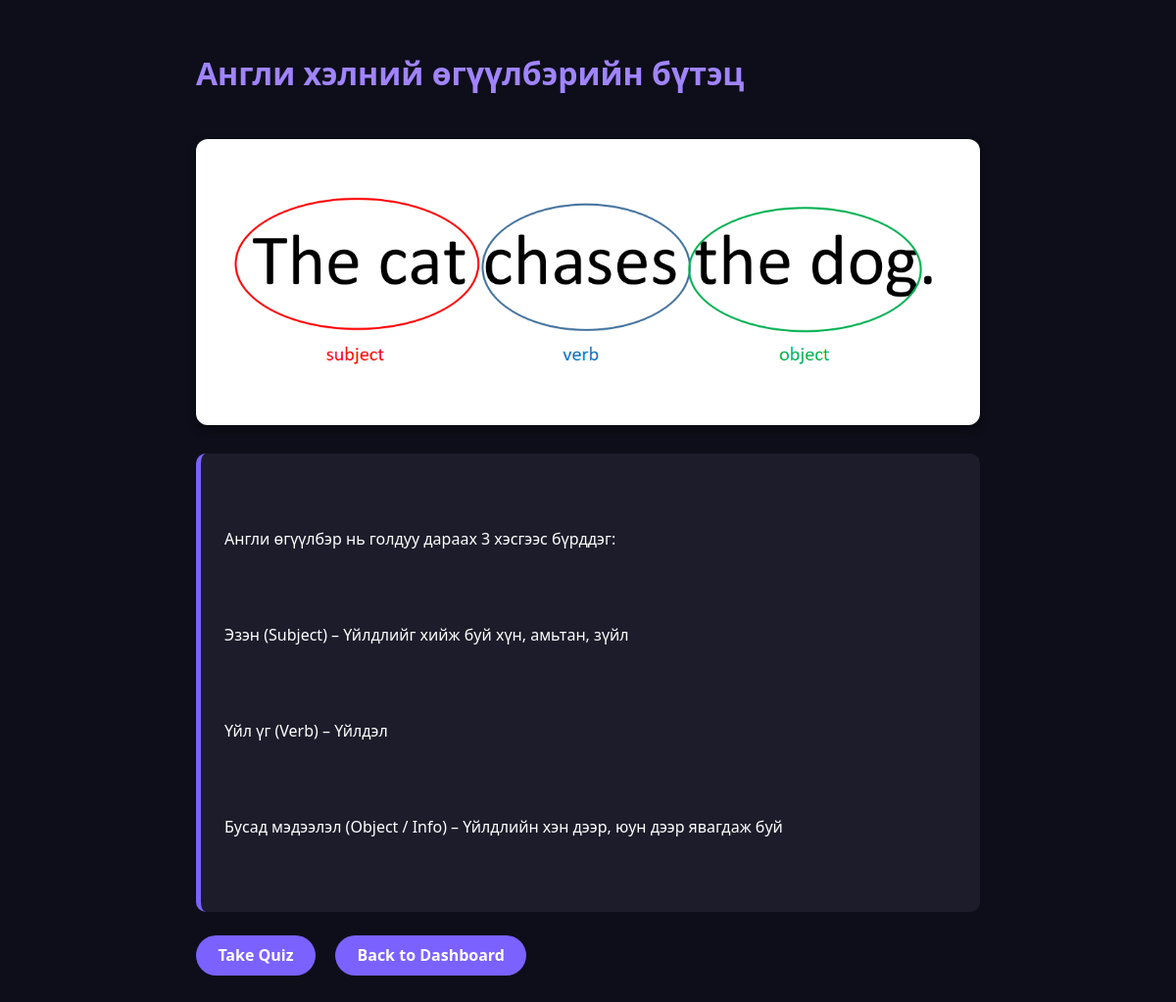
/lesson/1/, run on the app's committed database.
### learning/models.py (models this page shows, shortened)
class Lesson(models.Model):
    LEVEL_CHOICES = [
        ('beginner', 'Beginner'),
        ('intermediate', 'Intermediate'),
        ('advanced', 'Advanced'),
    ]
    title = models.CharField(max_length=200)
    description = models.TextField(blank=True)
    content = models.TextField()  # You could use RichText if you want with a package!
    level = models.CharField(max_length=20, choices=LEVEL_CHOICES)
    image = models.ImageField(upload_to='lesson_images/', blank=True, null=True)
    created_at = models.DateTimeField(auto_now_add=True)

### learning/views.py (the view)
# urls.py: path('lesson/<int:lesson_id>/', views.lesson_detail, name='lesson_detail'),
def lesson_detail(request, lesson_id):
    lesson = get_object_or_404(Lesson, id=lesson_id)
    return render(request, 'learning/lesson_detail.html', {'lesson': lesson})

### learning/templates/learning/lesson_detail.html (shortened to what this page needs)
<!DOCTYPE html>
<html>
<head>
    {% load static %}
</head>
<body>
    <div class="container">
        <h1>{{ lesson.title }}</h1>
        {% if lesson.image %}
        <img src="{{ lesson.image.url }}" alt="{{ lesson.title }}">
        {% endif %}
        <div class="content-block">
            {{ lesson.content|linebreaks }}
        </div>
        <div class="buttons">
            {% if lesson.quiz %}
            <a href="{% url 'quiz' lesson.id %}" class="btn">Take Quiz</a>
            {% endif %}
            <a href="{% url 'dashboard' %}" class="btn">Back to Dashboard</a>
        </div>
    </div>
</body>
</html>

### learning/templates/learning/lesson_detail.html (style rules this page uses)
body { font-family: 'Segoe UI', sans-serif; background: #0e0e1a; color: #ffffff; margin: 0; padding: 2rem; }
.container { max-width: 800px; margin: auto; }
h1 { font-size: 2rem; color: #a084ff; }
.content-block { background: #1c1c2b; padding: 1rem 1.5rem; border-radius: 10px; margin-bottom: 1.5rem; white-space: pre-wrap; border-left: 5px solid #7b61ff; }
img { max-width: 100%; height: auto; border-radius: 12px; margin: 1.5rem 0; box-shadow: 0 4px 10px rgba(0, 0, 0, 0.4); }
.buttons { margin-top: 1.5rem; }
.btn { display: inline-block; background-color: #7b61ff; color: white; padding: 0.6rem 1.4rem; border-radius: 40px; font-weight: bold; text-decoration: none; margin-right: 1rem; transition: background 0.2s ease; }

### data on the page
Lesson: title "Англи хэлний өгүүлбэрийн бүтэц", image (picture), content "Англи өгүүлбэр нь голдуу дараах 3 хэсгээс бүрддэг: Эзэн (Subject) – Үйлдлийг хийж буй хүн, амьтан, зүйл Үйл үг (Verb) – Үйлдэл Бусад мэдээлэл (Object / Info) – Үйлдлийн хэн дээр, юун дээр явагдаж буй"
